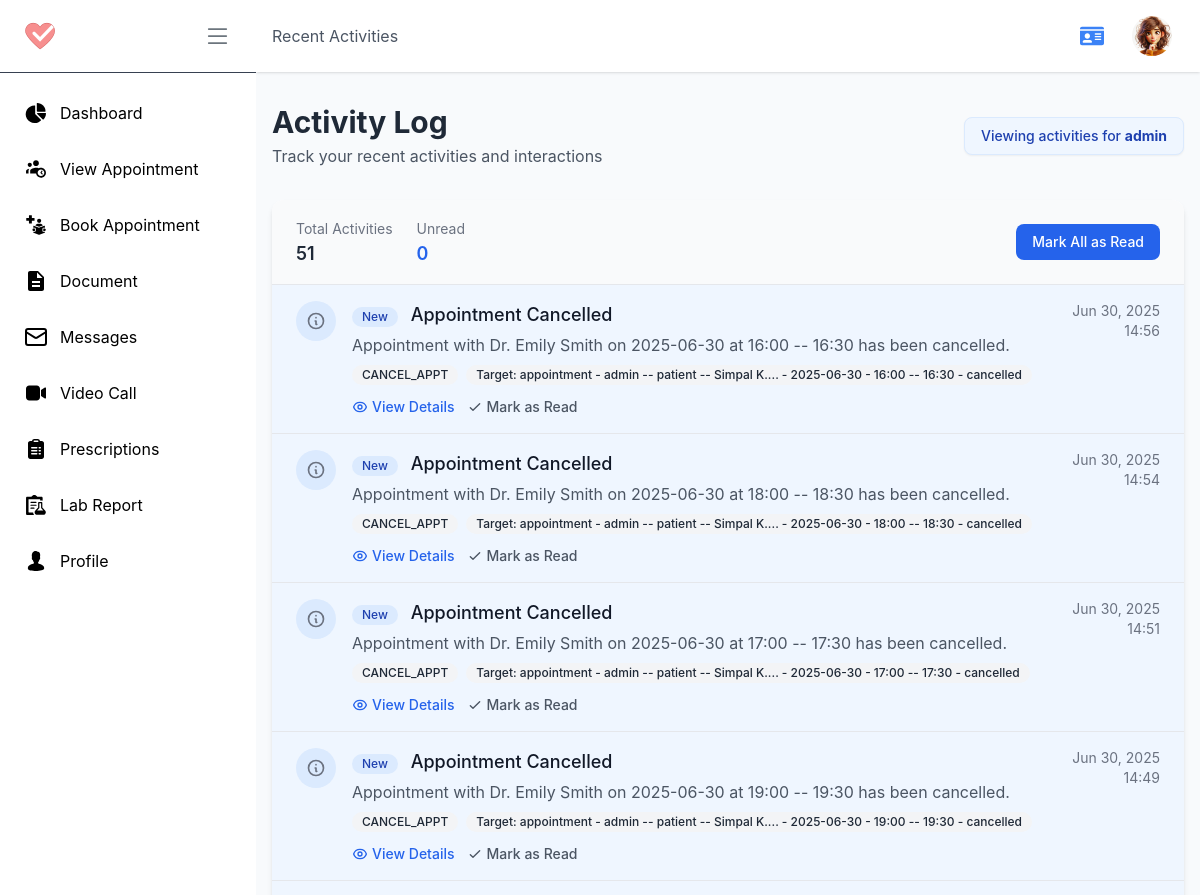
/p/activities/ (signed in, upper part), run on an earlier commit of the app's database.
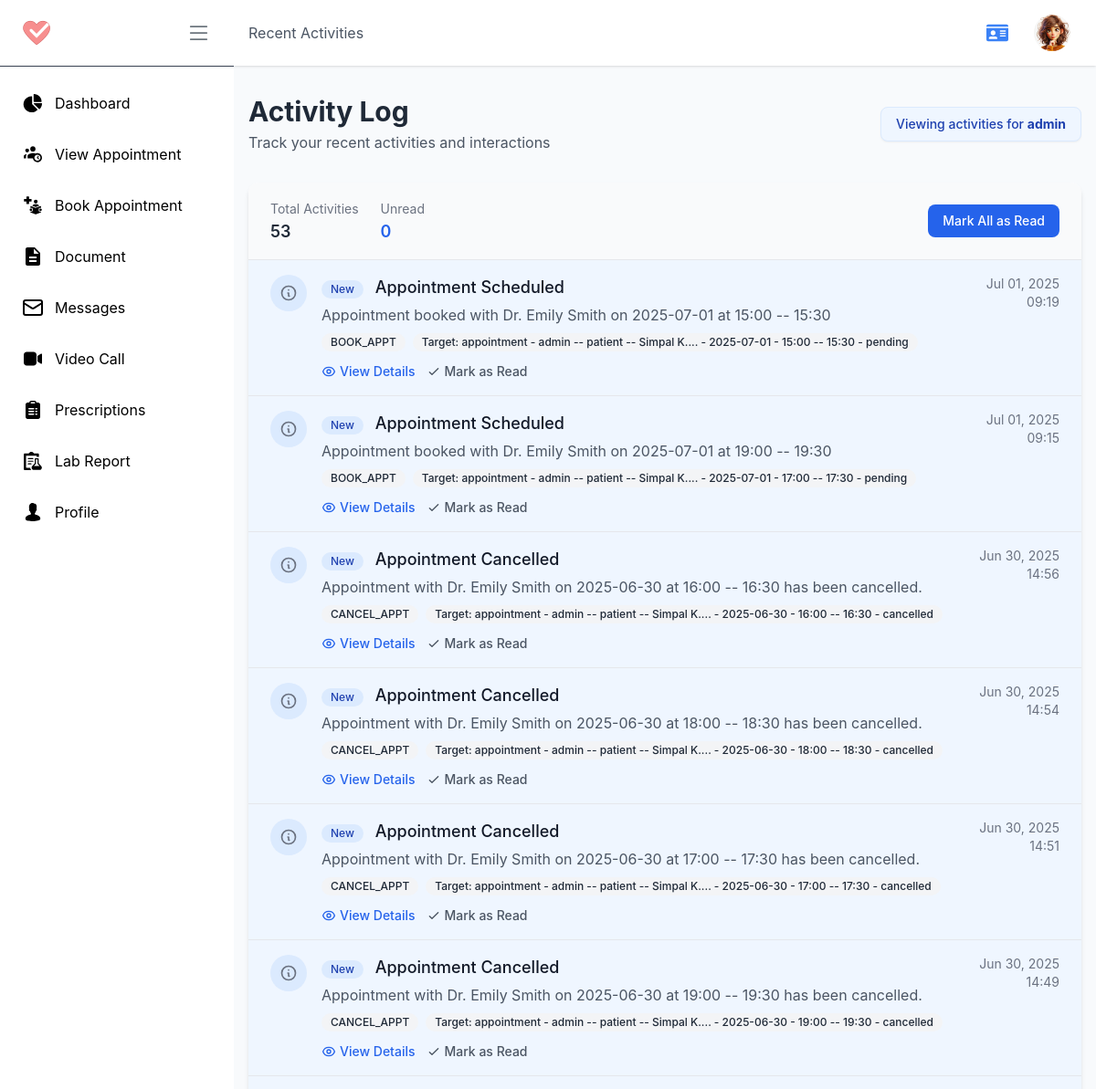
And on a later commit of the database.
### account/models.py (models this page shows, shortened)
class ActivityLog(models.Model):
    profile = models.ForeignKey(Profile, on_delete=models.CASCADE, related_name="activity_logs")
    action = models.CharField(max_length=50)
    title = models.CharField(max_length=255, blank=True)
    description = models.TextField(blank=True)
    timestamp = models.DateTimeField(auto_now_add=True)
    viewed = models.BooleanField(default=False)
    target_content_type = models.ForeignKey(
        ContentType, on_delete=models.CASCADE, null=True, blank=True
    )
    target_object_id = models.PositiveIntegerField(null=True, blank=True)
    target = GenericForeignKey("target_content_type", "target_object_id")
    class Meta:
        ordering = ["-timestamp"]
    def get_target_display(self):
        if self.target_content_type:
            return f"{self.target_content_type.model} - {self.target}"
        return "No target"

class Profile(models.Model):
    user = models.OneToOneField(User, on_delete=models.CASCADE, related_name="profile")
    role = models.CharField(max_length=10, choices=USER_ROLES, default='patient')
    profile_pic = models.ImageField(upload_to='profile_pictures/', default='profile_pictures/default.jpg')
    phone_regex = RegexValidator(regex=r'^\+?1?\d{9,15}$', message="Phone number must be entered in the format: '+999999999'. Up to 15 digits allowed.")
    ph_number = models.CharField(validators=[phone_regex], max_length=16, blank=True) # validators should be a list
    address = models.CharField(max_length=255, blank=True)
    date_of_birth = models.DateField(null=True, blank=True)
    gender = models.CharField(max_length=10, choices=[('male', 'Male'), ('female', 'Female'), ('other', 'Other')], blank=True)
    email_notification = models.BooleanField(default=True)
    sms_notification = models.BooleanField(default=True)
    reminders = models.BooleanField(default=True)
    token = models.CharField(max_length=255, blank=True, null=True)
    token_expiry = models.DateTimeField(null=True, blank=True)
    created_at = models.DateTimeField(auto_now_add=True)
    updated_at = models.DateTimeField(auto_now=True)
    is_active = models.BooleanField(default=True)
    is_verified = models.BooleanField(default=False)
    def __str__(self):
        return f"{self.user.username} -- {self.role} -- {self.user.first_name}"

### patient/models.py (models this page shows)
class Appointment(models.Model):
    APPOINTMENT_TYPES =  [
        ('general_consultation', 'General Consultation'),
        ('follow_up_visit', 'Follow-up Visit'),
        ('online_consultation', 'Online Consultation'),
        ('offline_consultation', 'Offline Consultation'),
    ]
    uuid = models.UUIDField(default=uuid.uuid4, editable=True)
    profile = models.ForeignKey(Profile, on_delete=models.CASCADE, related_name="patients_appointments", help_text=" Patient Profile")
    doctor = models.ForeignKey(DoctorProfile, on_delete=models.SET_NULL, related_name="doctors_appointments", blank=True, null=True)
    appointment_type = models.CharField(max_length=50, choices=APPOINTMENT_TYPES, default='general_consultation')
    time_slot = models.ForeignKey(AppointmentTimeSlot, on_delete=models.SET_NULL, related_name="patients_appointments", blank=True, null=True)
    appointment_date = models.DateField()
    appointment_time_str = models.CharField(max_length=50, blank=True)
    file = models.FileField(upload_to='appointment_files/', blank=True)
    reason = models.TextField(blank=True)
    STATUS_TYPE = [
        ('pending', 'Pending'),
        ('confirmed', 'Confirmed'),
        ('cancelled', 'Cancelled'),
        ('completed', 'Completed')
    ]
    status = models.CharField(max_length=50,  choices=STATUS_TYPE, default='pending')
    cancled_by = models.ForeignKey(Profile, on_delete=models.SET_NULL, related_name="cancelled_appointments", blank=True, null=True)
    cancel_reason = models.TextField(blank=True, null=True)
    confirm_by = models.ForeignKey(Profile, on_delete=models.SET_NULL, related_name="confirmed_appointments", blank=True, null=True)
    created_at = models.DateTimeField(auto_now_add=True, blank=True)
    updated_at = models.DateTimeField(auto_now=True, blank=True)
    def __str__(self):
        return f"{self.profile} - {self.appointment_date} - {self.appointment_time_str} - {self.status}"

### patient/views.py (the view)
# urls.py: path('activities/', p_activities, name='activities'),
@login_required_with_message(login_url='account:login', message="You need to log in to View your Activities.", only=['patient'])
def p_activities(request: HttpRequest):
    profile: Profile = request.user.profile
    activities = ActivityLog.objects.filter(profile=profile).order_by('-timestamp')
    context = {
        'profile': profile,
        'activities': activities,
    }
    return render(request, 'pages/patient/activities.html', context)

### account/views.py (called while the page is built)
def login_required_with_message(function=None, login_url=None, message=None, only=None):
    def decorator(view_func):
        @wraps(view_func)
        def _wrapped_view(request, *args, **kwargs):
            if not request.user.is_authenticated:
                if message:
                    messages.warning(request, message)
                return redirect(login_url or 'account:login')
            if only and request.user.profile.role not in only:
                messages.error(request, "You do not have permission to access this page.")
                return redirect(f'{request.user.profile.role}:dashboard')
            return view_func(request, *args, **kwargs)
        return _wrapped_view
    if function:
        return decorator(function)
    return decorator

### home/templatetags/url_resolver.py (called while the page is built)
@register.simple_tag
def role_to_url(role, destination):
    try:
        return reverse(f"{role}:{destination}")
    except NoReverseMatch:
        return "#"  # fallback URL if the view is not found

### patient/models.py (called while the page is built)
    def __str__(self):
        return f"{self.nick_name}"

### templates/pages/patient/activities.html (shortened to what the changed rows need)
{% extends "pages/patient/P_base.html" %}
{% load static %}
{% block content %}
<div class="container mx-auto px-4 py-8 max-w-6xl">
    <div class="mb-8 flex justify-between items-center">
        <div>
            <h1 class="text-3xl font-bold text-gray-800">Activity Log</h1>
        </div>
    </div>
    <div class="bg-white rounded-xl shadow-md overflow-hidden">
        <div class="bg-gray-50 px-6 py-4 border-b border-gray-200">
            <div class="flex flex-wrap justify-between items-center">
                <div class="flex space-x-6">
                    <div>
                        <span class="text-gray-500 text-sm">Total Activities</span>
                        <p class="text-lg font-semibold text-gray-800">{{ activities|length }}</p>
                    </div>
                </div>
            </div>
        </div>
        <div class="divide-y divide-gray-200">
            {% for activity in activities %}
                <div class="px-6 py-4 {% if not activity.viewed %}bg-blue-50{% endif %} hover:bg-gray-50 transition duration-150">
                    <div class="flex items-start">
                        <div class="h-10 w-10 rounded-full bg-{% if not activity.viewed %}blue{% else %}gray{% endif %}-100 flex items-center justify-center flex-shrink-0">
                            {% if "create" in activity.action|lower or "add" in activity.action|lower %}
                                <svg class="h-5 w-5 text-green-500" fill="none" stroke="currentColor" viewBox="0 0 24 24" xmlns="http://www.w3.org/2000/svg">
                                    <path stroke-linecap="round" stroke-linejoin="round" stroke-width="2" d="M12 6v6m0 0v6m0-6h6m-6 0H6"></path>
                                </svg>
                            {% elif "delete" in activity.action|lower or "remove" in activity.action|lower %}
                                <svg class="h-5 w-5 text-red-500" fill="none" stroke="currentColor" viewBox="0 0 24 24" xmlns="http://www.w3.org/2000/svg">
                                    <path stroke-linecap="round" stroke-linejoin="round" stroke-width="2" d="M19 7l-.867 12.142A2 2 0 0116.138 21H7.862a2 2 0 01-1.995-1.858L5 7m5 4v6m4-6v6m1-10V4a1 1 0 00-1-1h-4a1 1 0 00-1 1v3M4 7h16"></path>
                                </svg>
                            {% else %}
                                <svg class="h-5 w-5 text-gray-500" fill="none" stroke="currentColor" viewBox="0 0 24 24" xmlns="http://www.w3.org/2000/svg">
                                    <path stroke-linecap="round" stroke-linejoin="round" stroke-width="2" d="M13 16h-1v-4h-1m1-4h.01M21 12a9 9 0 11-18 0 9 9 0 0118 0z"></path>
                                </svg>
                            {% endif %}
                        </div>
                        <div class="ml-4 flex-1">
                            <div class="flex justify-between items-start">
                                <div>
                                    <h3 class="text-lg font-medium text-gray-900">
                                        {% if not activity.viewed %}
                                            <span class="inline-flex items-center px-2.5 py-0.5 rounded-full text-xs font-medium bg-blue-100 text-blue-800 mr-2">
                                                New
                                            </span>
                                        {% endif %}
                                        {{ activity.title|default:activity.action }}
                                    </h3>
                                    {% if activity.description %}
                                        <p class="mt-1 text-gray-600">{{ activity.description|truncatechars:120 }}</p>
                                    {% endif %}
                                </div>
                                <span class="text-sm text-gray-500 whitespace-nowrap ml-4">
                                    {{ activity.timestamp|date:"M d, Y" }}
                                    <span class="block text-right">{{ activity.timestamp|time:"H:i" }}</span>
                                </span>
                            </div>
                            <div class="mt-2 flex flex-wrap gap-2">
                                <span class="inline-flex items-center px-2.5 py-0.5 rounded-full text-xs font-medium bg-gray-100 text-gray-800">
                                    {{ activity.action }}
                                </span>
                                {% if activity.target %}
                                <span class="inline-flex items-center px-2.5 py-0.5 rounded-full text-xs font-medium bg-gray-100 text-gray-800">
                                    Target: {{ activity.get_target_display }}
                                </span>
                                {% endif %}
                            </div>
                            <div class="mt-3 flex items-center space-x-3">
                                <a href="#" class="text-sm text-blue-600 hover:text-blue-800 font-medium flex items-center">
                                    View Details
                                </a>
                                {% if not activity.viewed %}
                                <a href="#" class="text-sm text-gray-600 hover:text-gray-800 font-medium flex items-center">
                                    <svg class="h-4 w-4 mr-1" fill="none" stroke="currentColor" viewBox="0 0 24 24" xmlns="http://www.w3.org/2000/svg">
                                        <path stroke-linecap="round" stroke-linejoin="round" stroke-width="2" d="M5 13l4 4L19 7"></path>
                                    </svg>
                                    Mark as Read
                                </a>
                                {% endif %}
                            </div>
                        </div>
                    </div>
                </div>
            {% endfor %}
        </div>
    </div>
</div>
{% endblock %}

What changed in the data, as far as the page shows it:
added ActivityLog: viewed "New", title "Appointment Scheduled", description "Appointment booked with Dr. Emily Smith on 2025-07-01 at 15:00 -- 15:30", timestamp "Jul 01, 2025", timestamp "09:19", action "BOOK_APPT", target "appointment - admin -- patient -- Simpal K.... - 2025-07-01 - 15:00 -- 15:30 - pending"
added ActivityLog: viewed "New", title "Appointment Scheduled", description "Appointment booked with Dr. Emily Smith on 2025-07-01 at 19:00 -- 19:30", timestamp "Jul 01, 2025", timestamp "09:15", action "BOOK_APPT", target "appointment - admin -- patient -- Simpal K.... - 2025-07-01 - 17:00 -- 17:30 - pending"
Also different on the page:
{{ activities|length }}: "51" → "53"
